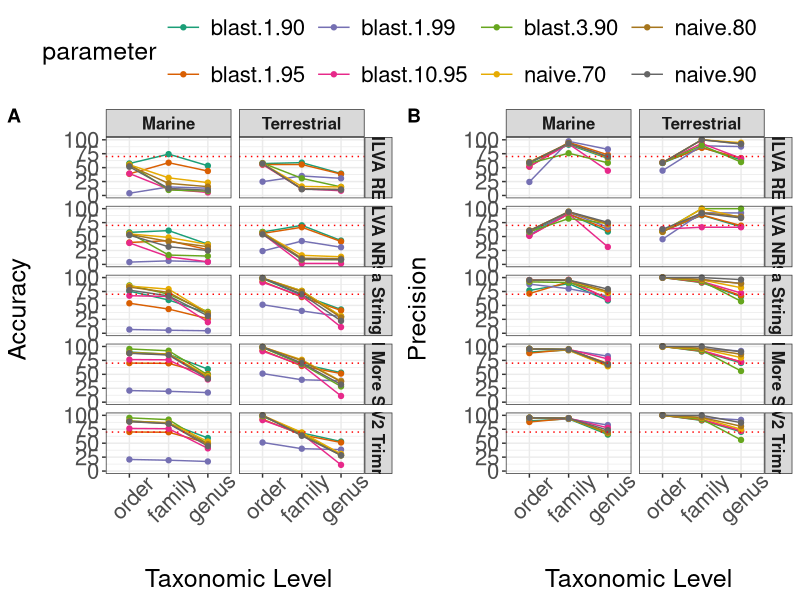

Write R code to recreate this figure.
library(RColorBrewer)
library(tidyverse)
library(ggpubr)

df <- read.table("results/RStudio/02-accuracy-barcharts/accuracy_precision_r_ready.txt", header = T, sep = "\t", fill = T, allowEscapes = F)
df$taxonomy_level <- fct_rev(factor(df$taxonomy_level, c("genus", "family", "order")))
colors <- brewer.pal(n = 8, name = "Dark2")

database.labs <- c("SILVA REF", "SILVA NR99", "Taxa String QC", "Add More Seqs", "V1/V2 Trimmed")
names(database.labs) <- c("Database 1", "Database 2", "Database 3", "Database 4", "Database 5")

precision <- ggplot(df, aes(x=taxonomy_level, y=precision, color = parameter, group=parameter)) +
  geom_line() +
  geom_point() +
  geom_hline(yintercept=70, linetype='dotted', col = 'red')+
  scale_color_manual(values = colors) +
  facet_grid(database ~ habitat, labeller = labeller(database = database.labs)) + 
  theme_bw() +
  theme(axis.title = element_text(size = 18), 
        axis.text = element_text(size = 16), 
        legend.text = element_text(size=16),
        legend.title = element_text(size=18, hjust = 0.5), 
        axis.text.x = element_text(angle = 45, vjust = 0.75),
        strip.text.x = element_text(size = 12, face = "bold"),
        strip.text.y = element_text(size = 12, face = "bold")) +
  scale_y_continuous(limits = c(0, 100)) +
  ylab("Precision \n") + xlab("\n Taxonomic Level")

accuracy <- ggplot(df, aes(x=taxonomy_level, y=accuracy, color = parameter, group=parameter)) +
  geom_line() +
  geom_point() +
  geom_hline(yintercept=70, linetype='dotted', col = 'red') +
  scale_color_manual(values = colors) +
  facet_grid(database ~ habitat, labeller = labeller(database = database.labs)) + 
  theme_bw() +
  theme(axis.title = element_text(size = 18), 
        axis.text = element_text(size = 16), 
        legend.text = element_text(size=16),
        legend.title = element_text(size=18, hjust = 0.5), 
        legend.key.size = unit(1, 'cm'),
        axis.text.x = element_text(angle = 45, vjust = 0.75),
        strip.text.x = element_text(size = 12, face = "bold"),
        strip.text.y = element_text(size = 12, face = "bold")) +
  scale_y_continuous(limits = c(0, 100)) +
  ylab("Accuracy \n") + xlab("\n Taxonomic Level")

final_figure_xx <- ggarrange(accuracy, precision, labels = c("A", "B"), 
                             ncol = 2, nrow = 1, common.legend = T, legend = "top")
ggsave(plot = final_figure_xx, filename = "results/RStudio/05-accuracy-precision-recall/2025-01-01-accuracy_precision.png", height = 12, width = 11, bg = "white", dpi = 300, device = "png", units = "in")


